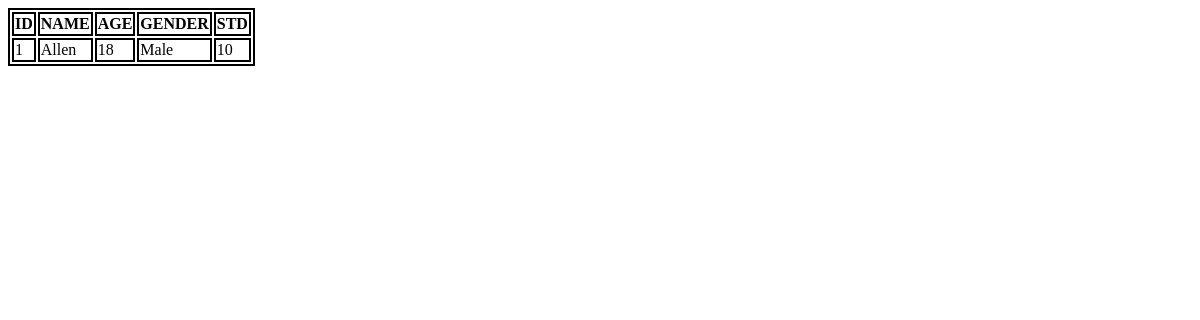
Page /all_students/ on the earlier database version.
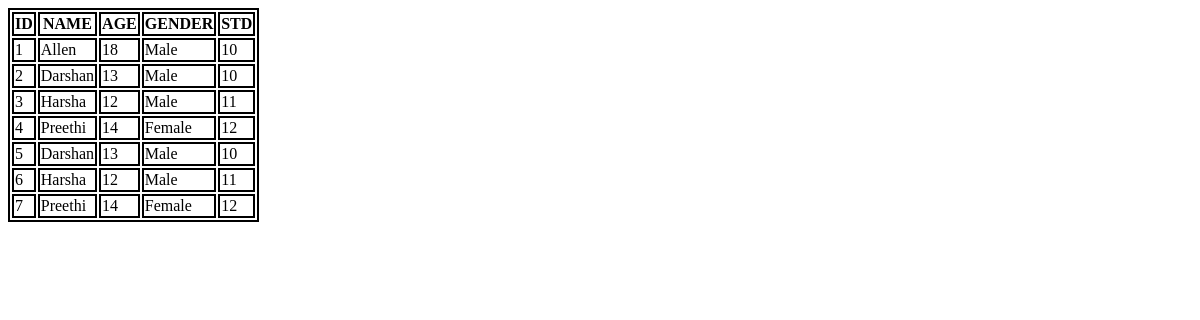
Same page on the later database version.
### app1/models.py (models this page shows)
class Student(models.Model):
    name = models.CharField(max_length=100)
    age = models.IntegerField()
    gender = models.CharField(max_length=10)
    std = models.IntegerField()

### app1/views.py (the view)
# urls.py: path('all_students/', views.all_students),
def all_students(request):
    context = {
        'Students' : Student.objects.all()
    }
    return render(request,'all_students.html', context)

### app1/templates/all_students.html (shortened to what this page needs)
<!DOCTYPE html>
<html lang="en">
<head>
</head>
<body>
    <table>
        <tr>
            <th>ID</th>
            <th>NAME</th>
            <th>AGE</th>
            <th>GENDER</th>
            <th>STD</th>
        </tr>
        {% for student in Students %}
            <tr>
                <td>{{student.id}}</td>
                <td>{{student.name}}</td>
                <td>{{student.age}}</td>
                <td>{{student.gender}}</td>
                <td>{{student.std}}</td>
            </tr>
        {% endfor %}
    </table>
</body>
</html>

### app1/templates/all_students.html (style rules this page uses)
table,tr,th,td { border: 2px solid black; }

Differences in the rows shown:
added Student: id "2", name "Darshan", age "13", gender "Male", std "10"
added Student: id "3", name "Harsha", age "12", gender "Male", std "11"
added Student: id "4", name "Preethi", age "14", gender "Female", std "12"
added Student: id "5", name "Darshan", age "13", gender "Male", std "10"
added Student: id "6", name "Harsha", age "12", gender "Male", std "11"
added Student: id "7", name "Preethi", age "14", gender "Female", std "12"
